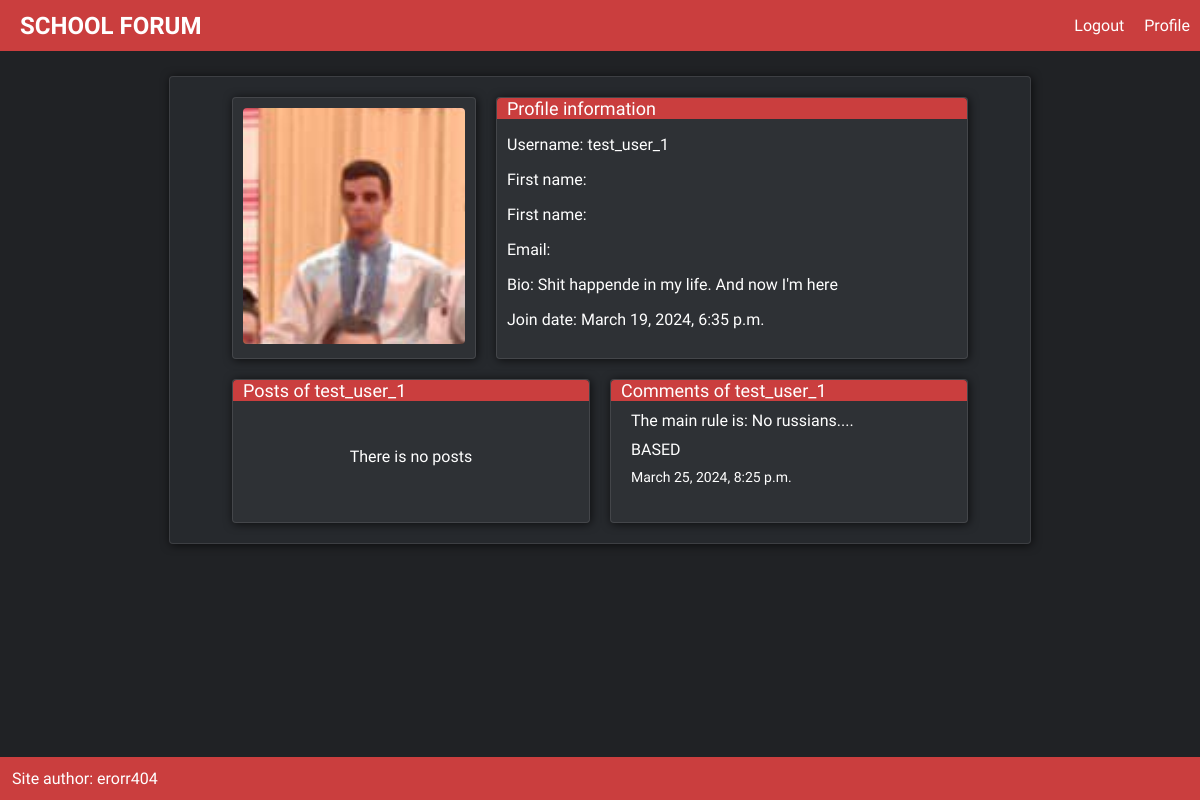
The app's page /accounts/ (signed in), older data.
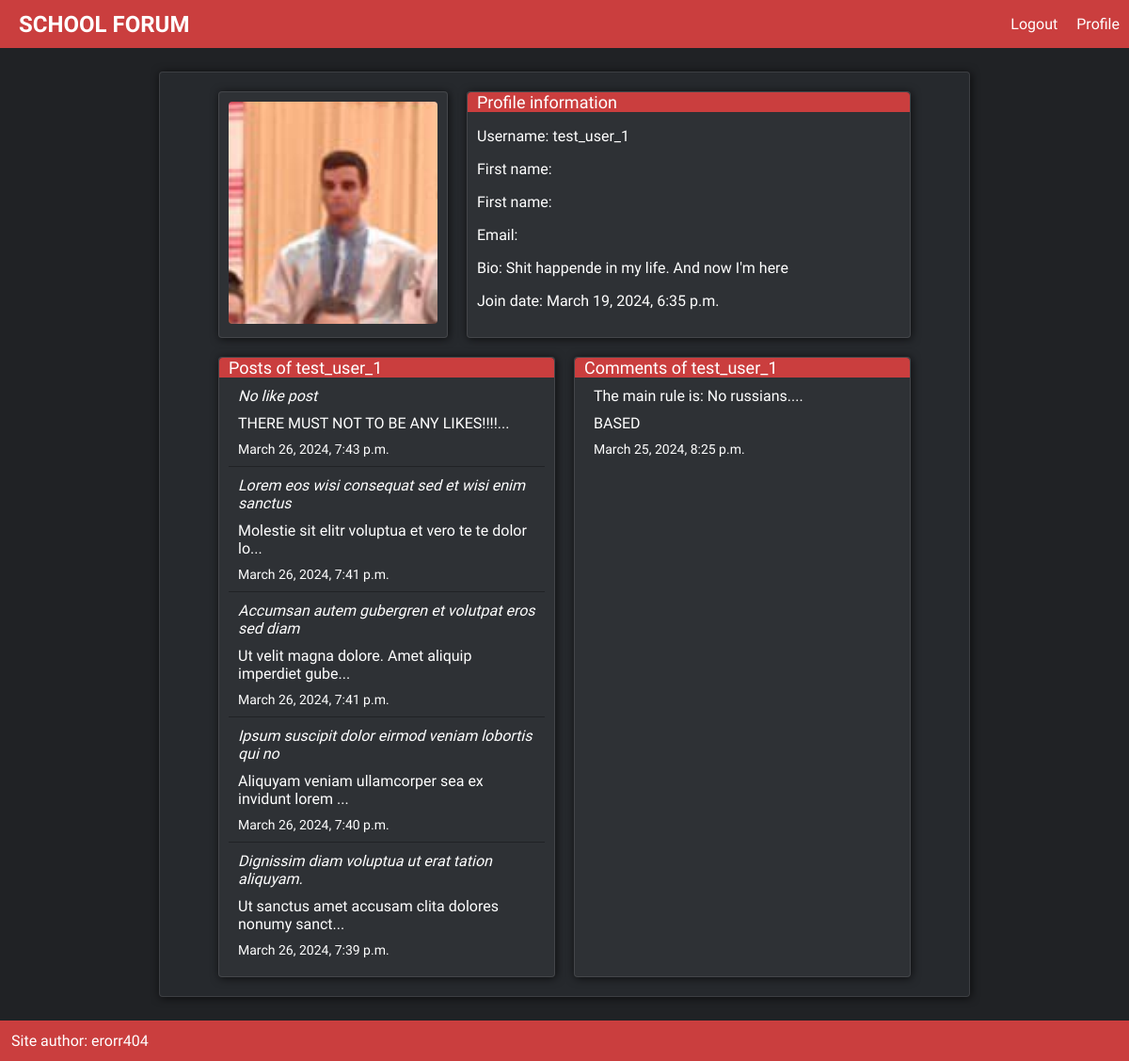
The same page, newer data.
### accounts/models.py (models this page shows, shortened)
class Profile(models.Model):
    user = models.OneToOneField(User, models.CASCADE)
    image = models.ImageField(upload_to='profile_pics/', default='default.jpg')
    biography = models.TextField(default='')

### posts/models.py (models this page shows, shortened)
class Comment(models.Model):
    user = models.ForeignKey(User, models.CASCADE, default=None)
    post = models.ForeignKey(Post, models.CASCADE, default=None)
    date = models.DateTimeField(auto_now_add=True)
    text = models.TextField()

class Post(models.Model):
    title = models.CharField(max_length=50)
    slug = models.SlugField()
    body = models.TextField()
    date = models.DateTimeField(auto_now_add=True)
    category = models.ForeignKey(Category, models.CASCADE, default=None)
    author = models.ForeignKey(User, models.CASCADE, default=None)
    def snippet(self):
        return self.body[:50] + '...'

### accounts/views.py (the view)
# urls.py: path('', views.profile_view, name='profile'),
def profile_view(request, username=''):
    if username == '':
        user = request.user
    else:
        user = User.objects.filter(username=username).first()
    posts_number = len(Post.objects.filter(author=user))
    if posts_number == 0:
        no_posts = True
    else:
        no_posts = False
    comments_number = len(Comment.objects.filter(user=user))
    if comments_number == 0:
        no_comments = True
    else:
        no_comments = False
    profile = Profile.objects.filter(user=user).first()
    user_stats = {
        'posts_number': posts_number,
        'last_posts': Post.objects.filter(author=user).order_by('date')[:5:-1],
        'no_posts': no_posts,
        'comments_number': comments_number,
        'last_comments': Comment.objects.filter(user=user).order_by('date')[:5:-1],
        'no_comments': no_comments,
        'likes_number': len(PostLike.objects.filter(user=user)) + len(CommentLike.objects.filter(user=user)),
        'dislikes_number': len(PostDisLike.objects.filter(user=user)) + len(CommentDisLike.objects.filter(user=user))}
    return render(request, 'profile.html', {'user':user, 'user_stats':user_stats, 'profile':profile})

### accounts/templates/profile.html (shortened to what this page needs)
{% extends 'base_layout.html' %}
{% block content %}
    <div class="main-content shadow light-border" style="width: 70vw;">
        <div class="profile-row-1">
            <div class="profile-user-image shadow light-border">
                <img class="profile-picture" src="{{ profile.image.url }}" alt="user picture">
            </div>
            <div class="profile-main-description shadow light-border">
                <div class="title">Profile information</div>
                <p class="username">Username: {{ user.username }}</p>
                <p>First name: {{ user.first_name }}</p>
                <p>First name: {{ user.last_name }}</p>
                <p class="email">Email: {{ user.email }}</p>
                <p class="bio">Bio: {{ profile.biography }}</p>
                <p class="join-date">Join date: {{ user.date_joined }}</p>
            </div>
        </div>
        <div class="profile-row-2">
            <div class="users-post-list shadow light-border">
                <div class="title">Posts of {{ user.username }}</div>
                    {% if user_stats.no_posts == False %}
                        {% for post in user_stats.last_posts %}
                            <div class="user-post">
                                <p class="profile-post-title"><a href="{% url 'posts:show' category=post.category.slug post=post.slug %}">{{ post.title }}</a></p>
                                <p class="profile-post-snippet">{{ post.snippet }}</p>
                                <p class="profile-post-date">{{ post.date }}</p>
                            </div>
                        {% endfor %}
                    {% else %}
                        <div class="no-comments">
                            <p class="no-comments-big">There is no posts</p>
                        </div>
                    {% endif %}
                </div>
            <div class="last-comments shadow light-border">
                <div class="title">Comments of {{ user.username }}</div>
                {% if user_stats.no_comments == False %}
                    {% for comment in user_stats.last_comments %}
                        <div class="last-comment">
                            <p class="last-comment-post-snippet">{{ comment.post.snippet }}</p>
                            <p class="last-comment-text">{{ comment.text }}</p>
                            <p class="last-comment-date">{{ comment.date }}</p>
                        </div>
                    {% endfor %}
                {% else %}
                    <div class="no-comments">
                        <p class="no-comments-big">There is no comments</p>
                    </div>
                {% endif %}
            </div>
        </div>
    </div>
{% endblock content %}

### School_Forum/templates/base_layout.html (shortened to what this page needs)
{% load static %}
<!DOCTYPE html>
<html lang="en">
<head>
    <link rel="stylesheet" href="{% static 'styles.css' %}">
</head>
<body>
    <nav class="nav-bar shadow">
        <h1><a href="{% url 'posts:categories' %}">SCHOOL FORUM</a></h1>
        <ul>
            {% if user.is_authenticated %}
                <li>
                    <a href="#" id="ajax-logout">Logout</a>
                </li>
                <li>
                    <a href="{% url 'accounts:profile' %}">Profile</a>
                </li>
            {% endif %}
        </ul>
    </nav>
    <div class="wrapper">
        {% block content %}
        {% endblock content %}
    </div>
    <footer class="footer">
        <p class="contact-info">
            Site author: erorr404
        </p>
    </footer>
</body>
</html>

### static/styles.css (style rules this page uses)
:root { --color1: #202225; --color2: #26292D; --color3: #2E3135; --text-hover: #d8d8d8; --text-color: #ffff; --color-important: #ca3e3e; --color-reject: #FF3F3F; --color-accept: #00CB3F; --border-color: #e7e7e71e; --border-light-width: 1px; --default-border-radius: 4px; }
html { min-height: 100vh; }
body { font-family: "Fira Sans Extra Condensed", sans-serif; font-weight: 400; font-style: normal; color: var(--text-color); background-color: var(--color1); margin: 0px; min-height: 100vh; display: flex; flex-direction: column; }
h1, h2, h3, h4, h5, h6 { margin: 0; }
a { text-decoration: none; color: inherit; }
.shadow { box-shadow: 1px 1px 10px 0px #000000af; }
.light-border { border: var(--border-light-width) solid; border-color: var(--border-color); }
.main-content { background-color: var(--color2); margin: 25px 10px; width: 80vw; min-width: 400px; border-radius: var(--default-border-radius); padding: 10px; }
.wrapper { background-color: var(--color1); display: flex; flex-direction: column; align-items: center; justify-content: center; }
.nav-bar { display: flex; flex-direction: row; justify-content: space-between; align-items: center; background-color: var(--color-important); }
.nav-bar h1 { margin: 0 20px; }
.nav-bar ul { display: flex; flex-direction: row; list-style-type: none; }
.nav-bar ul li { margin: 0 10px; }
footer { background-color: var(--color-important); color: var(--text-color); min-height: 30px; font-size: 16px; width: 100%; margin-top: auto; }
footer p { margin: 12px; }
.main-content { display: flex; flex-direction: column; align-items: center; }
.profile-row-1 { display: flex; flex-direction: row; width: 90%; }
.profile-user-image { padding: 10px; margin: 10px; border-radius: var(--default-border-radius); background-color: var(--color3); }
.profile-picture { border-radius: var(--default-border-radius); max-width: 300px; }
.profile-main-description { flex-basis: 70%; padding: 0 0 10px; margin: 10px; border-radius: var(--default-border-radius); background-color: var(--color3); }
.profile-main-description .title { background-color: var(--color-important); border-radius: var(--default-border-radius) var(--default-border-radius) 0 0; padding: 0 0 0 10px; font-weight: 400; font-size: 18px; }
.profile-main-description p { margin-left: 10px; }
.profile-row-2 { display: flex; flex-direction: row; width: 90%; }
.users-post-list { width: 50%; border-radius: var(--default-border-radius); background-color: var(--color3); margin: 10px; padding: 0 0 10px; }
.users-post-list .title { background-color: var(--color-important); border-radius: var(--default-border-radius) var(--default-border-radius) 0 0; padding: 0 0 0 10px; font-weight: 400; font-size: 18px; }
.users-post-list div:last-child { border-bottom: none; }
.user-post { border-bottom: solid var(--border-light-width) var(--color1); margin: 0 10px; }
.profile-post-title { font-style: italic; margin: 10px; }
.profile-post-snippet { margin: 10px; }
.profile-post-date { margin: 10px; font-size: 14px; }
.last-comments { width: 50%; border-radius: var(--default-border-radius); background-color: var(--color3); margin: 10px; padding: 0 0 10px; }
.last-comments .title { background-color: var(--color-important); border-radius: var(--default-border-radius) var(--default-border-radius) 0 0; padding: 0 0 0 10px; font-weight: 400; font-size: 18px; }
.last-comments div:last-child { border-bottom: none; }
.last-comment { border-bottom: solid var(--border-light-width) var(--color1); margin: 0 10px; }
.last-comment-post-snippet { margin: 10px; }
.last-comment-text { margin: 10px; }
.last-comment-date { margin: 10px; font-size: 14px; }

Row changes from the older to the newer data that the page shows:
added Post: title "No like post", snippet "THERE MUST NOT TO BE ANY LIKES!!!!...", date "March 26, 2024, 7:43 p.m."
added Post: title "Lorem eos wisi consequat sed et wisi enim sanctus", snippet "Molestie sit elitr voluptua et vero te te dolor lo...", date "March 26, 2024, 7:41 p.m."
added Post: title "Accumsan autem gubergren et volutpat eros sed diam", snippet "Ut velit magna dolore. Amet aliquip imperdiet gube...", date "March 26, 2024, 7:41 p.m."
added Post: title "Ipsum suscipit dolor eirmod veniam lobortis qui no", snippet "Aliquyam veniam ullamcorper sea ex invidunt lorem ...", date "March 26, 2024, 7:40 p.m."
added Post: title "Dignissim diam voluptua ut erat tation aliquyam.", snippet "Ut sanctus amet accusam clita dolores nonumy sanct...", date "March 26, 2024, 7:39 p.m."
Text that changed along with them:
text no longer shown: "There is no posts"
